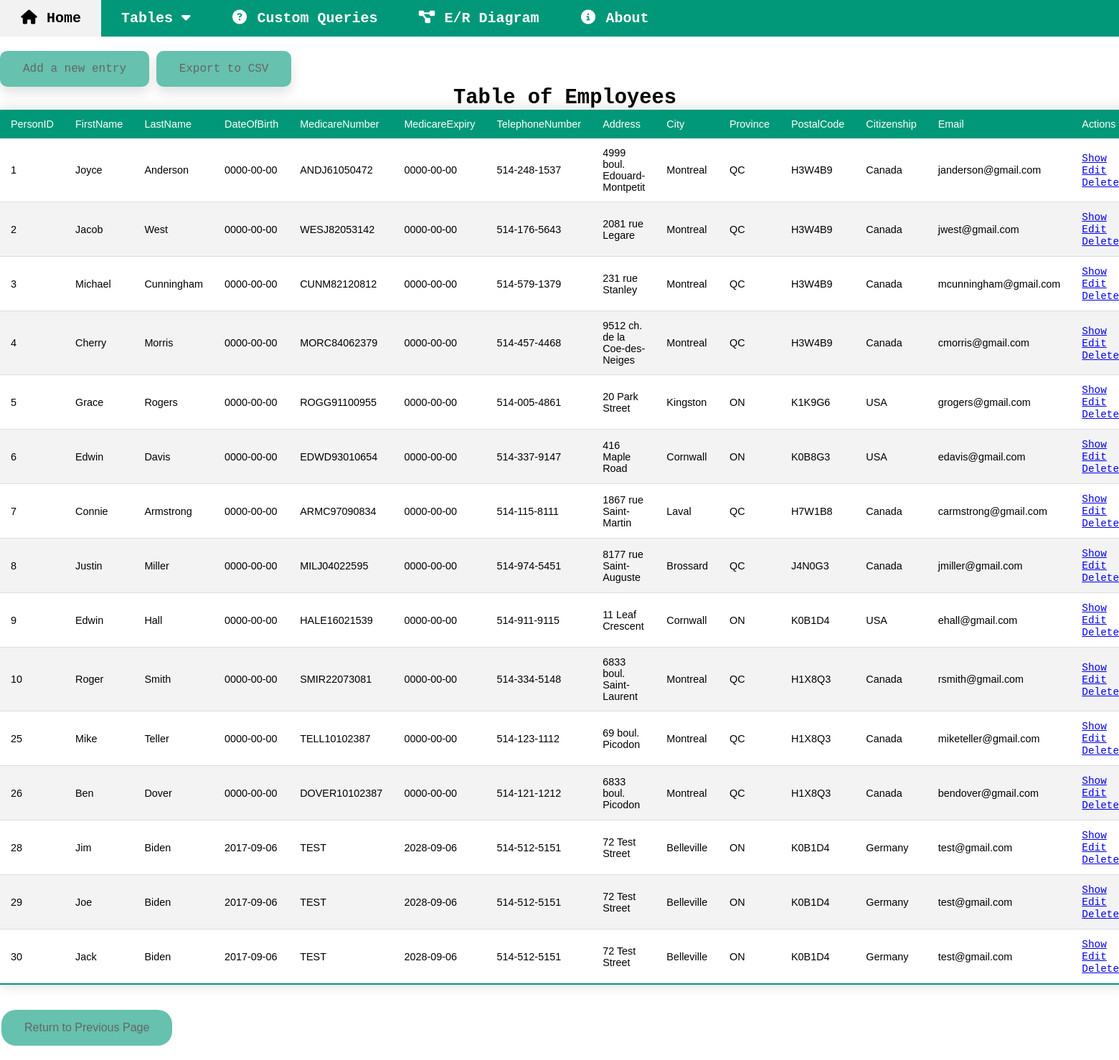
The app's page /covid/showallqueried.php?query=Employees with its own data.
### tables this page shows
CREATE TABLE Persons(
    PersonID INT NOT NULL AUTO_INCREMENT PRIMARY KEY,
    FirstName VARCHAR(255),
    LastName VARCHAR(255),
    DateOfBirth DATE,
    MedicareNumber VARCHAR(255),
    MedicareExpiry DATE,
    TelephoneNumber VARCHAR(255),
    Address VARCHAR(255),
    City VARCHAR(50),
    Province VARCHAR(50),
    PostalCode VARCHAR(50),
    Citizenship VARCHAR(50),
    Email VARCHAR(255)
);

### functions.php (called while the page is built, shortened)
<?php require_once 'database.php';
function getColumnNames ($table) {
  $sql = "SHOW COLUMNS FROM ".$table."";
  global $conn;
  try {
    $statement = $conn->prepare($sql);
    $statement->execute();
    $output = $statement->fetchAll(PDO::FETCH_COLUMN);
    return $output;
  } catch (PDOException $e) {
    trigger_error("Error: Failed to get column names from $table");
  }
}
?>

### queries.php (called while the page is built, shortened)
<?php
$employees = "SELECT DISTINCT p.* FROM EmployeeRegistrations er JOIN Persons p ON er.PersonID = p.PersonID ORDER BY p.PersonID ASC;";
?>

### covid/showallqueried.php (the view, shortened to what this page needs)
<?php require_once '../database.php';
require_once '../functions.php';
require_once '../queries.php';
if(isset($_GET["query"]))  {
  switch ($_GET["query"]) {
    case "Employees":
      $dml = $employees;
      $tableName = "Persons";
      break;
  }
}
$columnNames = getColumnNames($tableName);
$statement = $conn->prepare($dml);
$statement->execute();
?>
<!DOCTYPE html>
<html lang="en">
<head>
  <link rel="stylesheet" href="../styles.css">
</head>
<body>
  <?php include_once ('../navbar.php'); ?>
  <br/><br/>
    <a class="topBtn" href="./create.php?table=<?=$tableName?>">Add a new entry</a>
    <a class="topBtn" onclick="exportTableToCSV('Results.csv')">Export to CSV</a>
  <table class="styled-table">
    <caption><h1>Table of <?= $_GET["query"] ?></h1></caption>
    <thead>
      <tr>
        <?php foreach ($columnNames as $row) { ?>
          <td><?= $row?></td>
        <?php } ?>
          <td>Actions</td>
      </tr>
    </thead>
    <tbody>
    <?php while ($row = $statement->fetch(PDO::FETCH_ASSOC, PDO::FETCH_ORI_NEXT)) { ?>
      <tr>
        <?php foreach ($row as $data) { ?>
          <td><?= $data; ?></td>
        <?php } ?>
        <td>
          <a href="./show.php?ID=<?=reset($row)?>&table=<?=$tableName?>">Show</a>
          <a href="./edit.php?ID=<?=reset($row)?>&table=<?=$tableName?>">Edit</a>
          <a href="./delete.php?ID=<?=reset($row)?>&table=<?=$tableName?>">Delete</a>
        </td>
      </tr>
      <?php } ?>
    </tbody>
  </table>
  <button class="smallBtn" onclick="history.back()">Return to Previous Page</button>
</body>
</html>

### styles.css (style rules this page uses)
body, a, h1, h2, h3, h4, h5 { font-family: 'Courier New', Courier, monospace; margin: 0; }
.smallBtn { background-color: #01987a; border: none; border-radius: 20px; text-decoration: none; color: black; padding: 16px 32px; text-align: center; font-size: 16px; margin: 20px 2px; opacity: 0.6; transition: 0.3s; width: auto; }
.topBtn { background-color: #01987a; position: relative; border: none; border-radius: 10px; box-shadow: 0px 8px 16px 0px rgba(0,0,0,0.2); text-decoration: none; color: black; padding: 16px 32px; text-align: center; font-size: 16px; opacity: 0.6; transition: 0.3s; width: auto; }
.styled-table { border-collapse: collapse; margin: 15px 0; font-size: 0.9em; font-family: sans-serif; min-width: 400px; box-shadow: 0 0 20px rgba(0, 0, 0, 0.15); }
.styled-table thead tr { background-color: #009879; color: #ffffff; text-align: left; }
.styled-table th, .styled-table td { padding: 12px 15px; }
.styled-table tbody tr { border-bottom: 1px solid #dddddd; }
.styled-table tbody tr:nth-of-type(even) { background-color: #f3f3f3; }
.styled-table tbody tr:last-of-type { border-bottom: 2px solid #009879; }

### records on screen
persons: PersonID "1", FirstName "Joyce", LastName "Anderson", data "0000-00-00", MedicareNumber "ANDJ61050472", TelephoneNumber "514-248-1537", Address "4999 boul. Edouard-Montpetit", City "Montreal", Province "QC", PostalCode "H3W4B9", Citizenship "Canada", Email "janderson@gmail.com"
persons: PersonID "2", FirstName "Jacob", LastName "West", data "0000-00-00", MedicareNumber "WESJ82053142", TelephoneNumber "514-176-5643", Address "2081 rue Legare", City "Montreal", Province "QC", PostalCode "H3W4B9", Citizenship "Canada", Email "jwest@gmail.com"
persons: PersonID "3", FirstName "Michael", LastName "Cunningham", data "0000-00-00", MedicareNumber "CUNM82120812", TelephoneNumber "514-579-1379", Address "231 rue Stanley", City "Montreal", Province "QC", PostalCode "H3W4B9", Citizenship "Canada", Email "mcunningham@gmail.com"
persons: PersonID "4", FirstName "Cherry", LastName "Morris", data "0000-00-00", MedicareNumber "MORC84062379", TelephoneNumber "514-457-4468", Address "9512 ch. de la Coe-des-Neiges", City "Montreal", Province "QC", PostalCode "H3W4B9", Citizenship "Canada", Email "cmorris@gmail.com"
persons: PersonID "5", FirstName "Grace", LastName "Rogers", data "0000-00-00", MedicareNumber "ROGG91100955", TelephoneNumber "514-005-4861", Address "20 Park Street", City "Kingston", Province "ON", PostalCode "K1K9G6", Citizenship "USA", Email "grogers@gmail.com"
persons: PersonID "6", FirstName "Edwin", LastName "Davis", data "0000-00-00", MedicareNumber "EDWD93010654", TelephoneNumber "514-337-9147", Address "416 Maple Road", City "Cornwall", Province "ON", PostalCode "K0B8G3", Citizenship "USA", Email "edavis@gmail.com"
persons: PersonID "7", FirstName "Connie", LastName "Armstrong", data "0000-00-00", MedicareNumber "ARMC97090834", TelephoneNumber "514-115-8111", Address "1867 rue Saint-Martin", City "Laval", Province "QC", PostalCode "H7W1B8", Citizenship "Canada", Email "carmstrong@gmail.com"
persons: PersonID "8", FirstName "Justin", LastName "Miller", data "0000-00-00", MedicareNumber "MILJ04022595", TelephoneNumber "514-974-5451", Address "8177 rue Saint-Auguste", City "Brossard", Province "QC", PostalCode "J4N0G3", Citizenship "Canada", Email "jmiller@gmail.com"
persons: PersonID "9", FirstName "Edwin", LastName "Hall", data "0000-00-00", MedicareNumber "HALE16021539", TelephoneNumber "514-911-9115", Address "11 Leaf Crescent", City "Cornwall", Province "ON", PostalCode "K0B1D4", Citizenship "USA", Email "ehall@gmail.com"
persons: PersonID "10", FirstName "Roger", LastName "Smith", data "0000-00-00", MedicareNumber "SMIR22073081", TelephoneNumber "514-334-5148", Address "6833 boul. Saint-Laurent", City "Montreal", Province "QC", PostalCode "H1X8Q3", Citizenship "Canada", Email "rsmith@gmail.com"
persons: PersonID "25", FirstName "Mike", LastName "Teller", data "0000-00-00", MedicareNumber "TELL10102387", TelephoneNumber "514-123-1112", Address "69 boul. Picodon", City "Montreal", Province "QC", PostalCode "H1X8Q3", Citizenship "Canada", Email "miketeller@gmail.com"
persons: PersonID "26", FirstName "Ben", LastName "Dover", data "0000-00-00", MedicareNumber "DOVER10102387", TelephoneNumber "514-121-1212", Address "6833 boul. Picodon", City "Montreal", Province "QC", PostalCode "H1X8Q3", Citizenship "Canada", Email "bendover@gmail.com"
persons: PersonID "28", FirstName "Jim", LastName "Biden", DateOfBirth "2017-09-06", MedicareNumber "TEST", MedicareExpiry "2028-09-06", TelephoneNumber "514-512-5151", Address "72 Test Street", City "Belleville", Province "ON", PostalCode "K0B1D4", Citizenship "Germany", Email "test@gmail.com"
persons: PersonID "29", FirstName "Joe", LastName "Biden", DateOfBirth "2017-09-06", MedicareNumber "TEST", MedicareExpiry "2028-09-06", TelephoneNumber "514-512-5151", Address "72 Test Street", City "Belleville", Province "ON", PostalCode "K0B1D4", Citizenship "Germany", Email "test@gmail.com"
persons: PersonID "30", FirstName "Jack", LastName "Biden", DateOfBirth "2017-09-06", MedicareNumber "TEST", MedicareExpiry "2028-09-06", TelephoneNumber "514-512-5151", Address "72 Test Street", City "Belleville", Province "ON", PostalCode "K0B1D4", Citizenship "Germany", Email "test@gmail.com"

### other values on screen
$_GET["query"] "Employees"
$row "PersonID"
$row "FirstName"
$row "LastName"
$row "DateOfBirth"
$row "MedicareNumber"
$row "MedicareExpiry"
$row "TelephoneNumber"
$row "Address"
$row "City"
$row "Province"
$row "PostalCode"
$row "Citizenship"
$row "Email"
